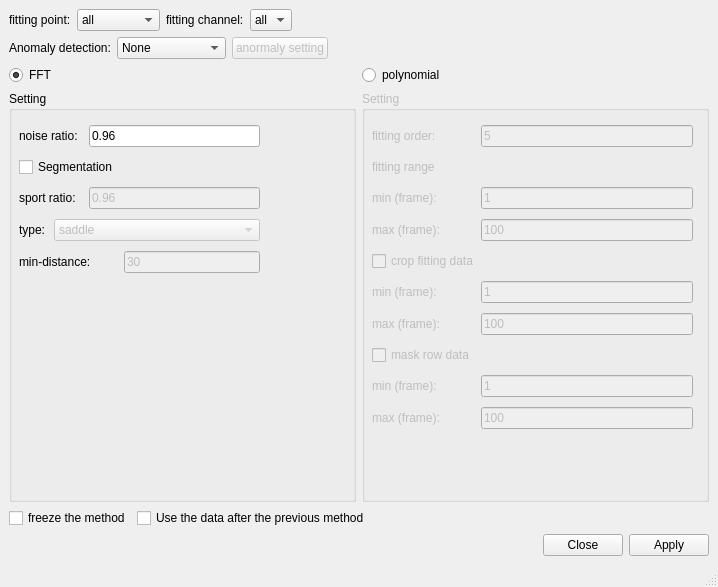
<?xml version="1.0" encoding="UTF-8"?>
<ui version="4.0">
 <class>MainWindow</class>
 <widget class="QMainWindow" name="MainWindow">
  <property name="enabled">
   <bool>true</bool>
  </property>
  <property name="geometry">
   <rect>
    <x>0</x>
    <y>0</y>
    <width>718</width>
    <height>587</height>
   </rect>
  </property>
  <property name="minimumSize">
   <size>
    <width>659</width>
    <height>524</height>
   </size>
  </property>
  <property name="windowTitle">
   <string>MainWindow</string>
  </property>
  <widget class="QWidget" name="centralwidget">
   <layout class="QGridLayout" name="gridLayout_5">
    <item row="0" column="0">
     <layout class="QGridLayout" name="gridLayout_4">
      <item row="0" column="0">
       <layout class="QHBoxLayout" name="horizontalLayout">
        <item>
         <widget class="QLabel" name="label">
          <property name="text">
           <string>fitting point:</string>
          </property>
         </widget>
        </item>
        <item>
         <widget class="QComboBox" name="comboBox">
          <item>
           <property name="text">
            <string>all</string>
           </property>
          </item>
          <item>
           <property name="text">
            <string>right wrist</string>
           </property>
          </item>
          <item>
           <property name="text">
            <string>left wrist</string>
           </property>
          </item>
         </widget>
        </item>
        <item>
         <widget class="QLabel" name="label_2">
          <property name="text">
           <string>fitting channel:</string>
          </property>
         </widget>
        </item>
        <item>
         <widget class="QComboBox" name="comboBox_2">
          <item>
           <property name="text">
            <string>all</string>
           </property>
          </item>
          <item>
           <property name="text">
            <string>X</string>
           </property>
          </item>
          <item>
           <property name="text">
            <string>Y</string>
           </property>
          </item>
          <item>
           <property name="text">
            <string>Z</string>
           </property>
          </item>
         </widget>
        </item>
        <item>
         <spacer name="horizontalSpacer_3">
          <property name="orientation">
           <enum>Qt::Horizontal</enum>
          </property>
          <property name="sizeHint" stdset="0">
           <size>
            <width>40</width>
            <height>20</height>
           </size>
          </property>
         </spacer>
        </item>
       </layout>
      </item>
      <item row="1" column="0">
       <layout class="QHBoxLayout" name="horizontalLayout_2">
        <item>
         <widget class="QLabel" name="label_3">
          <property name="text">
           <string>Anomaly detection:</string>
          </property>
         </widget>
        </item>
        <item>
         <widget class="QComboBox" name="comboBox_3">
          <item>
           <property name="text">
            <string>None</string>
           </property>
          </item>
          <item>
           <property name="text">
            <string>all channel</string>
           </property>
          </item>
          <item>
           <property name="text">
            <string>single channel</string>
           </property>
          </item>
         </widget>
        </item>
        <item>
         <widget class="QPushButton" name="pushButton">
          <property name="enabled">
           <bool>false</bool>
          </property>
          <property name="text">
           <string>anormaly setting</string>
          </property>
         </widget>
        </item>
        <item>
         <spacer name="horizontalSpacer_4">
          <property name="orientation">
           <enum>Qt::Horizontal</enum>
          </property>
          <property name="sizeHint" stdset="0">
           <size>
            <width>40</width>
            <height>20</height>
           </size>
          </property>
         </spacer>
        </item>
       </layout>
      </item>
      <item row="2" column="0">
       <layout class="QGridLayout" name="gridLayout" rowstretch="1,0">
        <item row="0" column="0">
         <widget class="QRadioButton" name="radioButton">
          <property name="text">
           <string>FFT</string>
          </property>
          <property name="checked">
           <bool>true</bool>
          </property>
         </widget>
        </item>
        <item row="0" column="1">
         <widget class="QRadioButton" name="radioButton_2">
          <property name="text">
           <string>polynomial</string>
          </property>
         </widget>
        </item>
        <item row="1" column="0">
         <widget class="QGroupBox" name="groupBox">
          <property name="layoutDirection">
           <enum>Qt::LeftToRight</enum>
          </property>
          <property name="title">
           <string>Setting</string>
          </property>
          <widget class="QWidget" name="layoutWidget">
           <property name="geometry">
            <rect>
             <x>10</x>
             <y>30</y>
             <width>241</width>
             <height>161</height>
            </rect>
           </property>
           <layout class="QGridLayout" name="gridLayout_2">
            <item row="2" column="0" colspan="2">
             <widget class="QLabel" name="label_5">
              <property name="text">
               <string>sport ratio:</string>
              </property>
             </widget>
            </item>
            <item row="2" column="2" colspan="2">
             <widget class="QLineEdit" name="lineEdit_2">
              <property name="enabled">
               <bool>false</bool>
              </property>
              <property name="text">
               <string>0.96</string>
              </property>
             </widget>
            </item>
            <item row="4" column="0" colspan="3">
             <widget class="QLabel" name="label_6">
              <property name="text">
               <string>min-distance:</string>
              </property>
             </widget>
            </item>
            <item row="4" column="3">
             <widget class="QLineEdit" name="lineEdit_3">
              <property name="enabled">
               <bool>false</bool>
              </property>
              <property name="text">
               <string>30</string>
              </property>
             </widget>
            </item>
            <item row="0" column="0" colspan="2">
             <widget class="QLabel" name="label_4">
              <property name="text">
               <string>noise ratio:</string>
              </property>
             </widget>
            </item>
            <item row="1" column="0" colspan="3">
             <widget class="QCheckBox" name="checkBox">
              <property name="layoutDirection">
               <enum>Qt::LeftToRight</enum>
              </property>
              <property name="text">
               <string>Segmentation</string>
              </property>
             </widget>
            </item>
            <item row="3" column="0">
             <widget class="QLabel" name="label_7">
              <property name="text">
               <string>type:</string>
              </property>
             </widget>
            </item>
            <item row="3" column="1" colspan="3">
             <widget class="QComboBox" name="comboBox_4">
              <property name="enabled">
               <bool>false</bool>
              </property>
              <property name="layoutDirection">
               <enum>Qt::LeftToRight</enum>
              </property>
              <item>
               <property name="text">
                <string>saddle</string>
               </property>
              </item>
              <item>
               <property name="text">
                <string>middle</string>
               </property>
              </item>
             </widget>
            </item>
            <item row="0" column="2" colspan="2">
             <widget class="QLineEdit" name="lineEdit">
              <property name="text">
               <string>0.96</string>
              </property>
             </widget>
            </item>
           </layout>
          </widget>
         </widget>
        </item>
        <item row="1" column="1">
         <widget class="QGroupBox" name="groupBox_2">
          <property name="enabled">
           <bool>false</bool>
          </property>
          <property name="layoutDirection">
           <enum>Qt::LeftToRight</enum>
          </property>
          <property name="title">
           <string>Setting</string>
          </property>
          <widget class="QWidget" name="">
           <property name="geometry">
            <rect>
             <x>10</x>
             <y>30</y>
             <width>321</width>
             <height>321</height>
            </rect>
           </property>
           <layout class="QGridLayout" name="gridLayout_3">
            <item row="0" column="0">
             <widget class="QLabel" name="label_16">
              <property name="text">
               <string>fitting order:</string>
              </property>
             </widget>
            </item>
            <item row="0" column="1">
             <widget class="QLineEdit" name="lineEdit_11">
              <property name="text">
               <string>5</string>
              </property>
             </widget>
            </item>
            <item row="1" column="0">
             <widget class="QLabel" name="label_14">
              <property name="maximumSize">
               <size>
                <width>16777215</width>
                <height>20</height>
               </size>
              </property>
              <property name="text">
               <string>fitting range</string>
              </property>
             </widget>
            </item>
            <item row="2" column="0">
             <widget class="QLabel" name="label_8">
              <property name="text">
               <string>min (frame):</string>
              </property>
             </widget>
            </item>
            <item row="2" column="1">
             <widget class="QLineEdit" name="lineEdit_4">
              <property name="text">
               <string>1</string>
              </property>
             </widget>
            </item>
            <item row="3" column="0">
             <widget class="QLabel" name="label_9">
              <property name="text">
               <string>max (frame):</string>
              </property>
             </widget>
            </item>
            <item row="3" column="1">
             <widget class="QLineEdit" name="lineEdit_5">
              <property name="text">
               <string>100</string>
              </property>
             </widget>
            </item>
            <item row="4" column="0" colspan="2">
             <widget class="QCheckBox" name="checkBox_4">
              <property name="layoutDirection">
               <enum>Qt::LeftToRight</enum>
              </property>
              <property name="text">
               <string>crop fitting data</string>
              </property>
             </widget>
            </item>
            <item row="5" column="0">
             <widget class="QLabel" name="label_10">
              <property name="text">
               <string>min (frame):</string>
              </property>
             </widget>
            </item>
            <item row="5" column="1">
             <widget class="QLineEdit" name="lineEdit_6">
              <property name="enabled">
               <bool>false</bool>
              </property>
              <property name="text">
               <string>1</string>
              </property>
             </widget>
            </item>
            <item row="6" column="0">
             <widget class="QLabel" name="label_11">
              <property name="text">
               <string>max (frame):</string>
              </property>
             </widget>
            </item>
            <item row="6" column="1">
             <widget class="QLineEdit" name="lineEdit_7">
              <property name="enabled">
               <bool>false</bool>
              </property>
              <property name="text">
               <string>100</string>
              </property>
             </widget>
            </item>
            <item row="7" column="0">
             <widget class="QCheckBox" name="checkBox_5">
              <property name="layoutDirection">
               <enum>Qt::LeftToRight</enum>
              </property>
              <property name="text">
               <string>mask row data</string>
              </property>
             </widget>
            </item>
            <item row="8" column="0">
             <widget class="QLabel" name="label_12">
              <property name="text">
               <string>min (frame):</string>
              </property>
             </widget>
            </item>
            <item row="8" column="1">
             <widget class="QLineEdit" name="lineEdit_8">
              <property name="enabled">
               <bool>false</bool>
              </property>
              <property name="text">
               <string>1</string>
              </property>
             </widget>
            </item>
            <item row="9" column="0">
             <widget class="QLabel" name="label_13">
              <property name="text">
               <string>max (frame):</string>
              </property>
             </widget>
            </item>
            <item row="9" column="1">
             <widget class="QLineEdit" name="lineEdit_9">
              <property name="enabled">
               <bool>false</bool>
              </property>
              <property name="text">
               <string>100</string>
              </property>
             </widget>
            </item>
           </layout>
          </widget>
         </widget>
        </item>
       </layout>
      </item>
      <item row="3" column="0">
       <layout class="QHBoxLayout" name="horizontalLayout_3">
        <item>
         <widget class="QCheckBox" name="checkBox_2">
          <property name="layoutDirection">
           <enum>Qt::LeftToRight</enum>
          </property>
          <property name="text">
           <string>freeze the method</string>
          </property>
         </widget>
        </item>
        <item>
         <widget class="QCheckBox" name="checkBox_3">
          <property name="layoutDirection">
           <enum>Qt::LeftToRight</enum>
          </property>
          <property name="text">
           <string>Use the data after the previous method</string>
          </property>
         </widget>
        </item>
        <item>
         <spacer name="horizontalSpacer_2">
          <property name="orientation">
           <enum>Qt::Horizontal</enum>
          </property>
          <property name="sizeHint" stdset="0">
           <size>
            <width>40</width>
            <height>20</height>
           </size>
          </property>
         </spacer>
        </item>
       </layout>
      </item>
      <item row="4" column="0">
       <layout class="QHBoxLayout" name="horizontalLayout_4">
        <item>
         <spacer name="horizontalSpacer">
          <property name="orientation">
           <enum>Qt::Horizontal</enum>
          </property>
          <property name="sizeHint" stdset="0">
           <size>
            <width>40</width>
            <height>20</height>
           </size>
          </property>
         </spacer>
        </item>
        <item>
         <widget class="QPushButton" name="pushButton_2">
          <property name="maximumSize">
           <size>
            <width>89</width>
            <height>25</height>
           </size>
          </property>
          <property name="text">
           <string>Close</string>
          </property>
         </widget>
        </item>
        <item>
         <widget class="QPushButton" name="pushButton_3">
          <property name="maximumSize">
           <size>
            <width>90</width>
            <height>25</height>
           </size>
          </property>
          <property name="text">
           <string>Apply</string>
          </property>
         </widget>
        </item>
       </layout>
      </item>
     </layout>
    </item>
   </layout>
  </widget>
  <widget class="QMenuBar" name="menubar">
   <property name="geometry">
    <rect>
     <x>0</x>
     <y>0</y>
     <width>718</width>
     <height>22</height>
    </rect>
   </property>
  </widget>
  <widget class="QStatusBar" name="statusbar"/>
 </widget>
 <resources/>
 <connections>
  <connection>
   <sender>checkBox</sender>
   <signal>clicked(bool)</signal>
   <receiver>lineEdit_2</receiver>
   <slot>setEnabled(bool)</slot>
   <hints>
    <hint type="sourcelabel">
     <x>109</x>
     <y>293</y>
    </hint>
    <hint type="destinationlabel">
     <x>154</x>
     <y>329</y>
    </hint>
   </hints>
  </connection>
  <connection>
   <sender>checkBox</sender>
   <signal>clicked(bool)</signal>
   <receiver>comboBox_4</receiver>
   <slot>setEnabled(bool)</slot>
   <hints>
    <hint type="sourcelabel">
     <x>117</x>
     <y>291</y>
    </hint>
    <hint type="destinationlabel">
     <x>184</x>
     <y>368</y>
    </hint>
   </hints>
  </connection>
  <connection>
   <sender>checkBox</sender>
   <signal>clicked(bool)</signal>
   <receiver>lineEdit_3</receiver>
   <slot>setEnabled(bool)</slot>
   <hints>
    <hint type="sourcelabel">
     <x>42</x>
     <y>302</y>
    </hint>
    <hint type="destinationlabel">
     <x>214</x>
     <y>409</y>
    </hint>
   </hints>
  </connection>
  <connection>
   <sender>checkBox_4</sender>
   <signal>clicked(bool)</signal>
   <receiver>lineEdit_6</receiver>
   <slot>setEnabled(bool)</slot>
   <hints>
    <hint type="sourcelabel">
     <x>421</x>
     <y>315</y>
    </hint>
    <hint type="destinationlabel">
     <x>514</x>
     <y>336</y>
    </hint>
   </hints>
  </connection>
  <connection>
   <sender>checkBox_4</sender>
   <signal>clicked(bool)</signal>
   <receiver>lineEdit_7</receiver>
   <slot>setEnabled(bool)</slot>
   <hints>
    <hint type="sourcelabel">
     <x>352</x>
     <y>306</y>
    </hint>
    <hint type="destinationlabel">
     <x>481</x>
     <y>363</y>
    </hint>
   </hints>
  </connection>
  <connection>
   <sender>checkBox_5</sender>
   <signal>clicked(bool)</signal>
   <receiver>lineEdit_8</receiver>
   <slot>setEnabled(bool)</slot>
   <hints>
    <hint type="sourcelabel">
     <x>398</x>
     <y>401</y>
    </hint>
    <hint type="destinationlabel">
     <x>503</x>
     <y>425</y>
    </hint>
   </hints>
  </connection>
  <connection>
   <sender>checkBox_5</sender>
   <signal>clicked(bool)</signal>
   <receiver>lineEdit_9</receiver>
   <slot>setEnabled(bool)</slot>
   <hints>
    <hint type="sourcelabel">
     <x>343</x>
     <y>407</y>
    </hint>
    <hint type="destinationlabel">
     <x>535</x>
     <y>459</y>
    </hint>
   </hints>
  </connection>
  <connection>
   <sender>radioButton_2</sender>
   <signal>clicked(bool)</signal>
   <receiver>groupBox_2</receiver>
   <slot>setEnabled(bool)</slot>
   <hints>
    <hint type="sourcelabel">
     <x>386</x>
     <y>159</y>
    </hint>
    <hint type="destinationlabel">
     <x>445</x>
     <y>193</y>
    </hint>
   </hints>
  </connection>
  <connection>
   <sender>radioButton</sender>
   <signal>clicked(bool)</signal>
   <receiver>groupBox_2</receiver>
   <slot>setDisabled(bool)</slot>
   <hints>
    <hint type="sourcelabel">
     <x>80</x>
     <y>164</y>
    </hint>
    <hint type="destinationlabel">
     <x>513</x>
     <y>186</y>
    </hint>
   </hints>
  </connection>
  <connection>
   <sender>radioButton_2</sender>
   <signal>clicked(bool)</signal>
   <receiver>groupBox</receiver>
   <slot>setDisabled(bool)</slot>
   <hints>
    <hint type="sourcelabel">
     <x>318</x>
     <y>156</y>
    </hint>
    <hint type="destinationlabel">
     <x>202</x>
     <y>187</y>
    </hint>
   </hints>
  </connection>
  <connection>
   <sender>radioButton</sender>
   <signal>clicked(bool)</signal>
   <receiver>groupBox</receiver>
   <slot>setEnabled(bool)</slot>
   <hints>
    <hint type="sourcelabel">
     <x>94</x>
     <y>165</y>
    </hint>
    <hint type="destinationlabel">
     <x>156</x>
     <y>182</y>
    </hint>
   </hints>
  </connection>
  <connection>
   <sender>pushButton_2</sender>
   <signal>clicked(bool)</signal>
   <receiver>MainWindow</receiver>
   <slot>close()</slot>
   <hints>
    <hint type="sourcelabel">
     <x>451</x>
     <y>558</y>
    </hint>
    <hint type="destinationlabel">
     <x>392</x>
     <y>553</y>
    </hint>
   </hints>
  </connection>
 </connections>
</ui>
